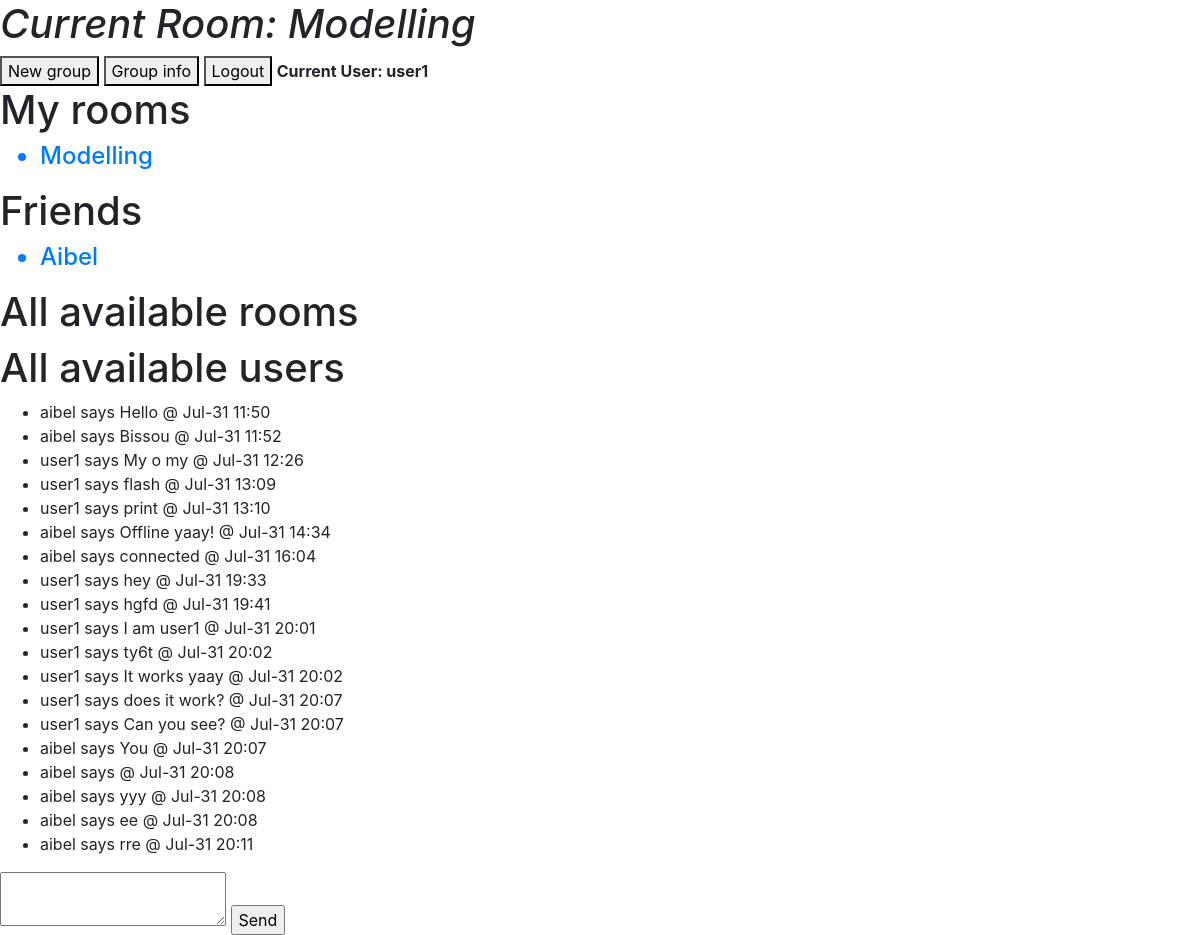
Page /?r=9801db763626d01ff85f8280f0017130 (signed in) on the committed database.
### chezchat/models.py (models this page shows, shortened)
class Room(db.Model):
    room_id = db.Column(db.Integer, primary_key=True)
    room_url = db.Column(db.String, unique=True)
    name = db.Column(db.String(128), index=True)
    private_room = db.Column(db.Boolean, default=False)
    date_created = db.Column(db.DateTime, default=datetime.utcnow)
    created_by = db.Column(db.Integer, db.ForeignKey('users.id'))
    room_history = db.relationship('History', backref='room_records', lazy='dynamic')

class Users(UserMixin, db.Model):
    id = db.Column(db.Integer, primary_key=True)
    name_surname = db.Column(db.String(128), index=True)
    username = db.Column(db.String(64), index=True, unique=True)
    password_hash = db.Column(db.String(128))
    last_seen = db.Column(db.DateTime)
    user_history = db.relationship('History', backref='user_history', lazy='dynamic')
    room_created = db.relationship('Room', backref='room_created', lazy='dynamic')
    room_subscribed = db.relationship('Room', secondary=room_members, backref=db.backref('subscribers', lazy='dynamic'))

class History(db.Model):
    msg_id = db.Column(db.Integer, primary_key=True)
    messages = db.Column(db.String)
    timestamp = db.Column(db.DateTime, index=True, default=datetime.utcnow)
    author = db.Column(db.String, db.ForeignKey('users.username'))
    room_id = db.Column(db.Integer, db.ForeignKey('room.room_id'))

### chezchat/main.py (the view, shortened to what this page needs)
@app.route('/', methods=['GET', 'POST'])
@login_required
def home():
    form = MessageForm()
    form2 = CreateRoomForm()
    check_private_rooms = []
    friends_list = []
    room_members = []
    current_room = None
    all_users = Users.query.all()
    all_rooms = Room.query.all()
    rooms = current_user.room_subscribed
    private_friend_room = []
    for room in rooms:
        if room.private_room == True:
            for friends_id in room.name:
                if int(friends_id) != current_user.id:
                    friends_list.append(Users.query.filter_by(id=friends_id).first())
                    private_friend_room.append(room)
    zipped_friends_list = zip(friends_list, private_friend_room)
    for room_check in all_rooms:
        if room_check.private_room == True:
            check_private_rooms.append(room_check.name)
    if request.args.get("r"):
        room_members = Users.query.filter(Users.room_subscribed.any(room_url=request.args.get("r"))).all()
        current_room = Room.query.filter_by(room_url=request.args.get("r")).first()
        if current_room not in current_user.room_subscribed:
            abort(403)
        else:
            session['current_room'] = current_room.room_id
    else:
        session.pop('current_room', None)
    return render_template('chatroom.html', form=form, form2=form2, rooms=rooms, room_members=room_members,
                            current_user=current_user, current_room=current_room, all_rooms=all_rooms,
                            all_users=all_users, check_private_rooms=check_private_rooms,
                            zipped_friends_list=zipped_friends_list)

### chezchat/forms.py
class MessageForm(FlaskForm):
    message = TextAreaField('Message')
    submit = SubmitField('Send')

class CreateRoomForm(FlaskForm):
    name = StringField('Group name',  validators=[DataRequired(), Length(min=4, max=128)])
    submit = SubmitField('Create room')

### chezchat/models.py (called while the page is built)
@login.user_loader
def load_user(id):
    return Users.query.get(int(id))

### chezchat/templates/chatroom.html (shortened to what this page needs)
{% extends "base.html" %}
{% block content %}
    {% if current_room.private_room == False %}
        <h1><em>Current Room: {{ current_room.name }}</em></h1>
    {% elif current_room.private_room != False %}
        {% for recipient in room_members %}
            {% if recipient != current_user %}
                <h1><em>Current Room: {{ recipient.name_surname }}</em></h1>
            {% endif %}
        {% endfor %}
    {% endif %}
    <button data-toggle="modal" data-target="#myModal">New group</button>
    {% if current_room is not none %}
    <button data-toggle="modal" data-target="#myModal2">Group info</button>
    {% endif %}
    <a href="{{ url_for('logout') }}"><button>Logout</button></a>
    <strong>Current User: {{ current_user.username }}</strong>
    <h1>My rooms</h1>
    {% for room in rooms %}
        {% if room.private_room == False %}
            <ul>
                <a href="{{ url_for('home', r=room.room_url) }}"><h4><li>{{ room.name }}</li></h4></a>
            </ul>
        {% endif %}
    {% endfor %}
    <h1>Friends</h1>
    {% for friend, room in zipped_friends_list %}
        <ul>
            <a href="{{ url_for('home', r=room.room_url) }}"><h4><li>{{ friend.name_surname }}</li></h4></a>
        </ul>
    {% endfor %}
    <form action="{{ url_for('add_contact') }}" method="post" novalidate>
        <h1>All available rooms</h1>
        <h1>All available users</h1>
    </form>
    <ul id="messages">
        {% for msg in current_room.room_history %}
            <li>{{ msg.author }} says {{ msg.messages }} @ {{ moment(msg.timestamp).format('MMM-D H:mm') }}</li>
        {% endfor %}
    </ul>
    {% if current_room %}
        {{ form.message(id="myMessage") }}
        {{ form.submit(id="sendbutton") }}
    {% endif %}
{% endblock %}

### rows in the picture
Room: name "Modelling"
Users: username "user1"
Users: name_surname "Aibel"
History: author "aibel", messages "Hello", timestamp "Jul-31 11:50"
History: author "aibel", messages "Bissou", timestamp "Jul-31 11:52"
History: author "user1", messages "My o my", timestamp "Jul-31 12:26"
History: author "user1", messages "flash", timestamp "Jul-31 13:09"
History: author "user1", messages "print", timestamp "Jul-31 13:10"
History: author "aibel", messages "Offline yaay!", timestamp "Jul-31 14:34"
History: author "aibel", messages "connected", timestamp "Jul-31 16:04"
History: author "user1", messages "hey", timestamp "Jul-31 19:33"
History: author "user1", messages "hgfd", timestamp "Jul-31 19:41"
History: author "user1", messages "I am user1", timestamp "Jul-31 20:01"
History: author "user1", messages "ty6t", timestamp "Jul-31 20:02"
History: author "user1", messages "It works yaay", timestamp "Jul-31 20:02"
History: author "user1", messages "does it work?", timestamp "Jul-31 20:07"
History: author "user1", messages "Can you see?", timestamp "Jul-31 20:07"
History: author "aibel", messages "You", timestamp "Jul-31 20:07"
History: author "aibel", timestamp "Jul-31 20:08"
History: author "aibel", messages "yyy", timestamp "Jul-31 20:08"
History: author "aibel", messages "ee", timestamp "Jul-31 20:08"
History: author "aibel", messages "rre", timestamp "Jul-31 20:11"
